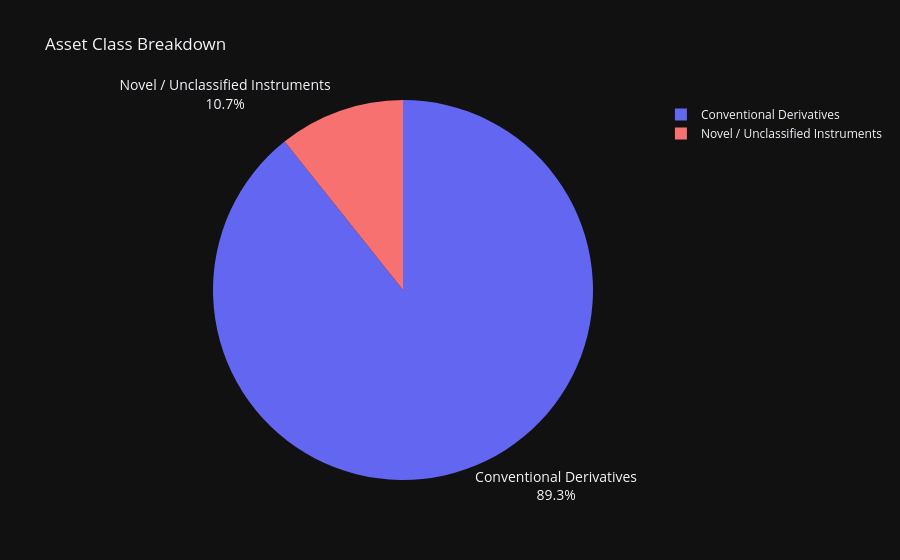

Notebook source saved alongside this figure:
### Code cell
# Chart 3：Asset class breakdown
print("3. Asset class breakdown")

cls = summary.get("classification_counts", {})
labels = []
values = []
for key, val in cls.items():
    if key == "CONVENTIONAL_DERIVATIVE":
        labels.append("Conventional Derivatives")
    elif key == "NOVEL_INSTRUMENT_NO_TAXONOMY":
        labels.append("Novel / Unclassified Instruments")
    else:
        labels.append(key)
    values.append(val)

colors = ["#6366f1", "#f87171"]

fig3 = px.pie(
    names=labels,
    values=values,
    title="Asset Class Breakdown",
    color_discrete_sequence=colors
)

fig3.update_traces(
    textinfo="percent+label",
    textposition="outside",
    textfont={"size": 14},
    insidetextorientation="horizontal"
)

fig3.show()

### Figure 1 — Plotly figure (JSON) as saved in the notebook; plotly's stock layout.template omitted (floating-point values rounded to 4 significant figures)
{"data": [{"domain": {"x": [0.0, 1.0], "y": [0.0, 1.0]}, "hovertemplate": "label=%{label}<br>value=%{value}<extra></extra>", "labels": ["Conventional Derivatives", "Novel / Unclassified Instruments"], "legendgroup": "", "name": "", "showlegend": true, "values": [25, 3], "type": "pie", "textfont": {"size": 14}, "insidetextorientation": "horizontal", "textinfo": "percent+label", "textposition": "outside"}], "layout": {"legend": {"tracegroupgap": 0}, "title": {"text": "Asset Class Breakdown"}, "piecolorway": ["#6366f1", "#f87171"]}}
